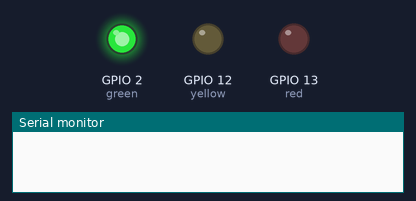
Simulated run of this sketch. Board: ESP32. Shown: output pins drawn as LEDs (lit = HIGH), the last lines printed to the serial monitor. The local clock reads 2024-03-15 10:24:30 at power-on unless the sketch sets it.

Above: at 0.1 s.
At 5.6 s:
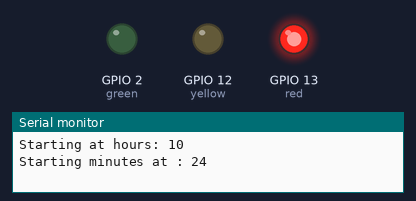
At 10.1 s:
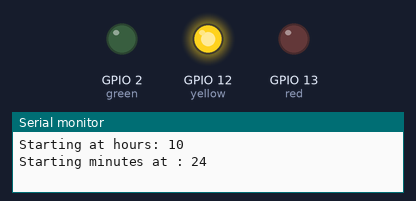
At 14.1 s:
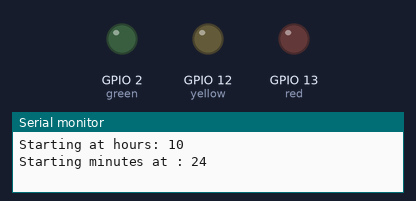
Timing chart, 0 to 15.6 s (numbered marks = the images above):
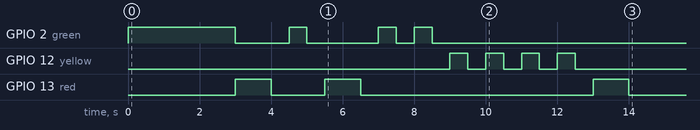

The sketch:

test_indikatorLED.ino
```cpp
#include "RTClib.h"

#define SCL1_PIN 21 // RTC
#define SDA1_PIN 22 // RTC

int red = 13;
int yellow = 12;
int green = 2;

RTC_DS3231 rtc;

float start;
String mins = "";

void setup() {
  Serial.begin(9600);
  while (!Serial) {
    delay(10);
  }
  pinMode(red, OUTPUT);
  pinMode(green, OUTPUT);
  pinMode(yellow, OUTPUT);

  while (!Serial) {
    delay(1);
  }

#ifndef ESP8266
  while (!Serial);
#endif

  if (!rtc.begin()) {
    for (int loopCount = 0; loopCount < 6; loopCount++) {
      digitalWrite(red, HIGH);
      digitalWrite(green, HIGH);
      delay(250);
      digitalWrite(red, LOW);
      digitalWrite(green, LOW);
      delay(250);
    }
    Serial.println("Couldn't find RTC");
    delay(5000);
    ESP.restart();
    Serial.flush();
    while (1) delay(10);
  } else {
    digitalWrite(red, LOW);
    digitalWrite(green, HIGH);
    delay(3000);
    digitalWrite(red, LOW);
    digitalWrite(green, LOW);
  }

  if (rtc.lostPower()) {
    Serial.println("RTC lost power, let's set the time!");
    rtc.adjust(DateTime(F(__DATE__), F(__TIME__)));
  }

  DateTime now = rtc.now();
  while (mins == "") {
    mins = String(now.minute());
  }
  Serial.println("Starting at hours: " + String(now.hour()));
  Serial.println("Starting minutes at : " + mins);
  start = mins.toFloat();

  char jam[3];
  char menit[3];
  sprintf(jam, "%02d", now.hour());
  sprintf(menit, "%02d", now.minute());

  digitalWrite(red, HIGH);
  delay(1000);
  digitalWrite(red, LOW);
  delay(500);

  for (int i = 0; i < String(jam[0]).toInt(); i++) {
    digitalWrite(green, HIGH);
    delay(500);
    digitalWrite(green, LOW);
    delay(500);
  }

  for (int i = 0; i < String(jam[1]).toInt(); i++) {
    digitalWrite(yellow, HIGH);
    delay(500);
    digitalWrite(yellow, LOW);
    delay(500);
  }

  digitalWrite(red, HIGH);
  delay(1000);
  digitalWrite(red, LOW);
  delay(500);

  for (int i = 0; i < String(menit[0]).toInt(); i++) {
    digitalWrite(green, HIGH);
    delay(500);
    digitalWrite(green, LOW);
    delay(500);
  }

  for (int i = 0; i < String(menit[1]).toInt(); i++) {
    digitalWrite(yellow, HIGH);
    delay(500);
    digitalWrite(yellow, LOW);
    delay(500);
  }

  digitalWrite(red, HIGH);
  delay(1000);
  digitalWrite(red, LOW);
  delay(500);
}

void loop() {
}
```
